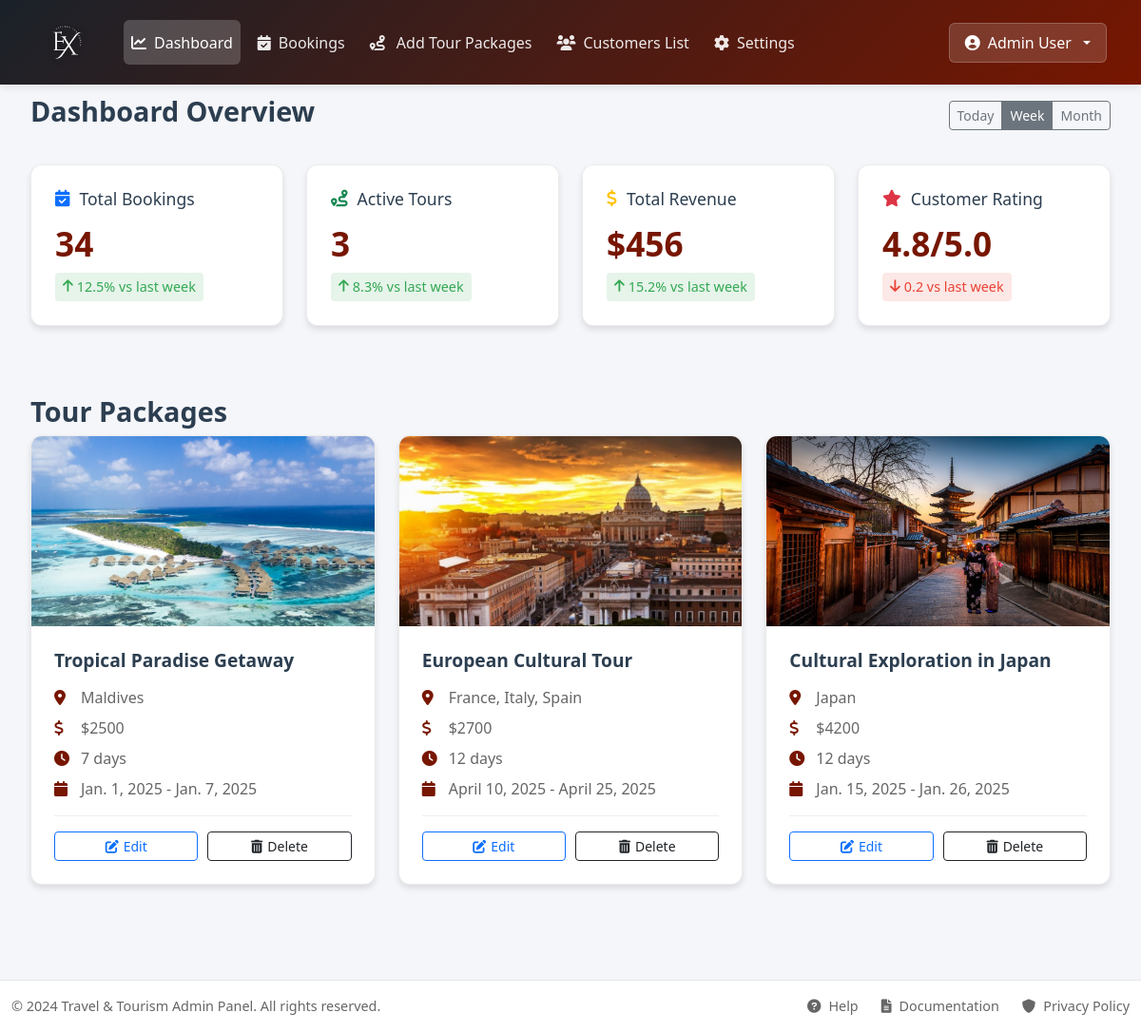
Before: /admin_home (signed in) with the older database file.
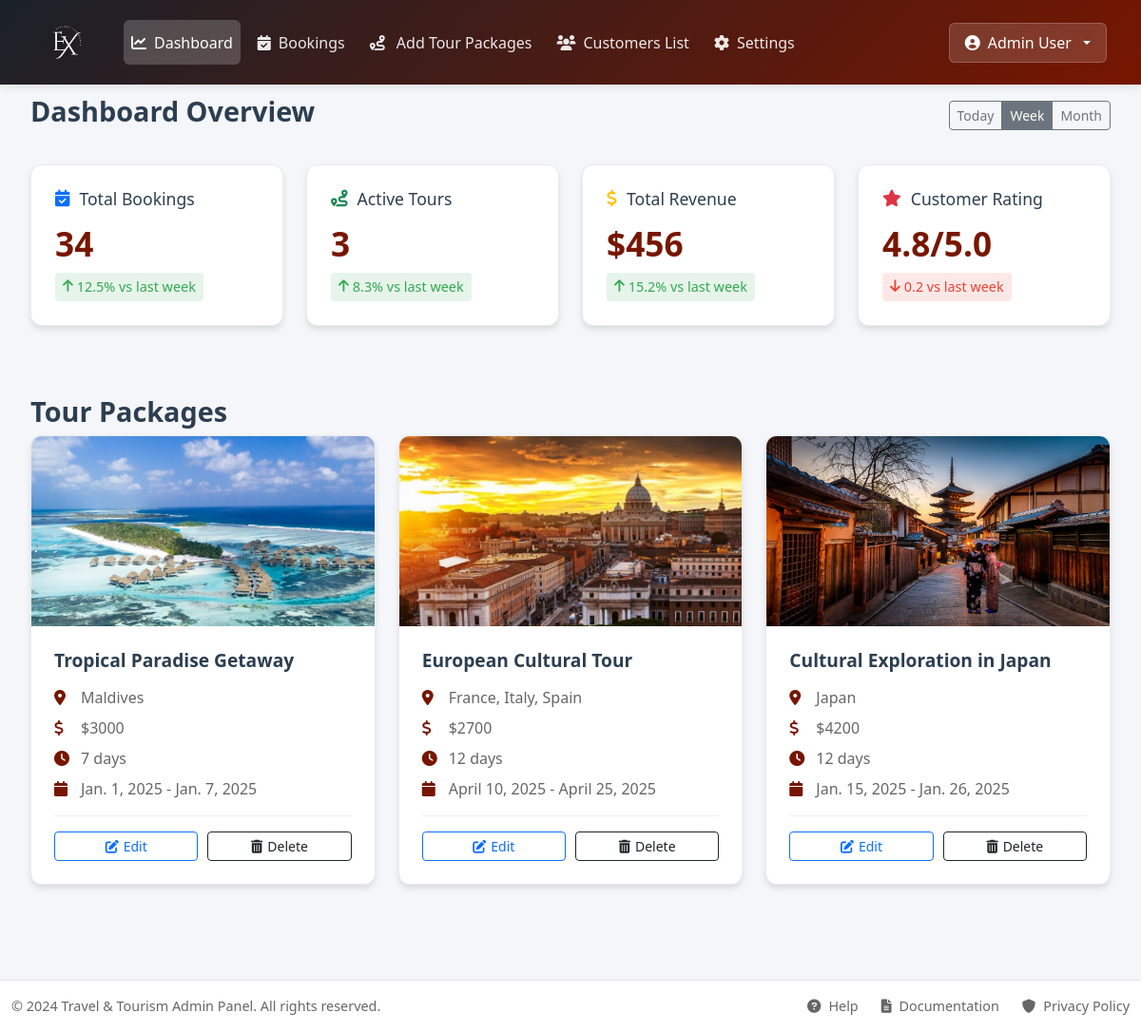
After: the same page with the newer database file.
### app/models.py (models this page shows)
class TourPackage(models.Model):
    package_name = models.CharField(max_length=255)  # Package Name
    destination = models.CharField(max_length=255)  # Destination
    duration_days = models.PositiveIntegerField()  # Duration in days
    price = models.PositiveIntegerField()  # Price
    rating = models.FloatField()  # Rating
    description = models.TextField()  # Description
    image = models.FileField()
    max_capacity = models.PositiveIntegerField()  # Maximum Capacity
    start_date = models.DateField()  # Start Date
    end_date = models.DateField()  # End Date
    accommodation = models.BooleanField(default=False)  # Accommodation
    meals = models.BooleanField(default=False)  # Meals
    transport = models.BooleanField(default=False)  # Transport

### app/views.py (the view)
# urls.py: path('admin_home',views.admin_home),
def admin_home(request):
    if 'admin' in request.session:
        packages = TourPackage.objects.all()
        total_bookings = 34  # Example: Replace with actual calculation
        active_tours = packages.count()  # Total number of active tours
        total_revenue = 456  # Example: Replace with actual revenue calculation
        customer_rating = 4.8  # Example: Replace with actual rating
        context = {
            'packages': packages,
            'total_bookings': total_bookings,
            'active_tours': active_tours,
            'total_revenue': total_revenue,
            'customer_rating': customer_rating,
        }
        return render(request, 'admin/home.html', context)
    else:
        return redirect(log)  # Redirect to login if not an admin

### templates/admin/home.html (shortened to what the changed rows need)
<!DOCTYPE html>
<html lang="en">
<head>
    <link href="https://cdn.jsdelivr.net/npm/bootstrap@5.3.0/dist/css/bootstrap.min.css" rel="stylesheet">
    <link href="https://cdnjs.cloudflare.com/ajax/libs/font-awesome/6.0.0/css/all.min.css" rel="stylesheet">
    {% load static %}
    <link rel="stylesheet" href="{% static 'css/admin/home.css' %}">
</head>
<body>
    <div class="main-content">
        <div class="container-fluid">
            <div class="row">
                <div class="col-xl-3 col-md-6">
                    <div class="dashboard-card">
                        <h2>{{ total_bookings }}</h2>
                    </div>
                </div>
                <div class="col-xl-3 col-md-6">
                    <div class="dashboard-card">
                        <h2>{{ active_tours }}</h2>
                    </div>
                </div>
                <div class="col-xl-3 col-md-6">
                    <div class="dashboard-card">
                        <h2>${{ total_revenue }}</h2>
                    </div>
                </div>
                <div class="col-xl-3 col-md-6">
                    <div class="dashboard-card">
                        <h2>{{ customer_rating }}/5.0</h2>
                    </div>
                </div>
            </div>
            <div class="tour-packages-section mt-5 mb-5">
                <div class="row g-4">
                    {% for package in packages %}
                    <div class="col-12 col-md-6 col-lg-4">
                        <div class="package-card">
                            <div class="package-image">
                                {% if package.image %}
                                    <img src="{{ package.image.url }}" alt="{{ package.package_name }}" class="img-fluid">
                                {% else %}
                                    <img src="/api/placeholder/400/250" alt="placeholder" class="img-fluid">
                                {% endif %}
                            </div>
                            <div class="package-details">
                                <h5 class="package-title">{{ package.package_name }}</h5>
                                <div class="package-info">
                                    <p><i class="fas fa-map-marker-alt"></i> {{ package.destination }}</p>
                                    <p><i class="fas fa-dollar-sign"></i> ${{ package.price }}</p>
                                    <p><i class="fas fa-clock"></i> {{ package.duration_days }} days</p>
                                    <p><i class="fas fa-calendar"></i> {{ package.start_date }} - {{ package.end_date }}</p>
                                </div>
                                <div class="package-actions">
                                    <a href="edit_tour/{{package.id}}" class="btn btn-outline-primary btn-sm edit-package">
                                        <i class="fas fa-edit"></i> Edit
                                    </a>
                                    <a href="{% url 'delete_tour' package.id %}" class="btn btn-outline-dark btn-sm" onclick="return confirm('Are you sure you want to delete this Product?');">
                                        <i class="fas fa-trash-alt"></i> Delete
                                    </a>
                                </div>
                            </div>
                        </div>
                    </div>
                    {% empty %}
                    <div class="col-12">
                        <div class="alert alert-info">
                            No packages available
                        </div>
                    </div>
                    {% endfor %}
                </div>
            </div>
        </div>
    </div>
</body>
</html>

Changed rows visible on the page:
changed TourPackage "Tropical Paradise Getaway": price "2500" → "3000"
